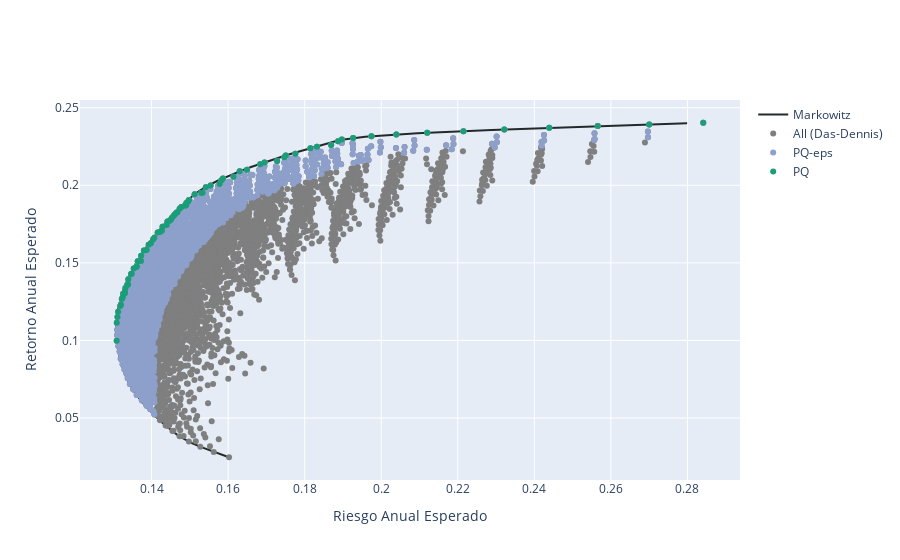

Source (notebook cell):
### Code cell
frames = [FA_das, FA_das_best_eps, FA_das_best]
labels = ['All (Das-Dennis)', 'PQ-eps', 'PQ']
fig = my_plotting.plotting_samples_plotly(ef_R, frames, labels, colors)
fig.show()
